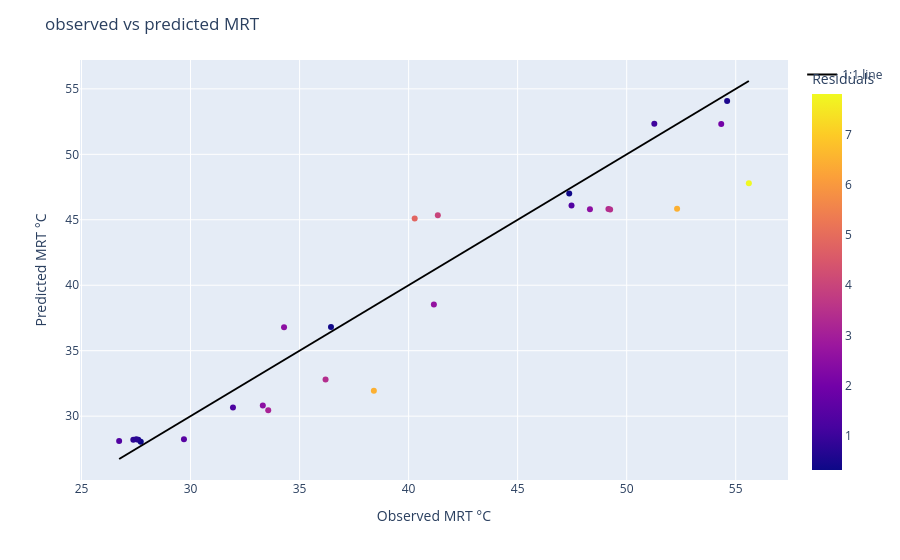

Notebook source saved alongside this figure:
### Code cell
# plot

# Scatter
fig = px.scatter(
    points_proj,
    x=points_proj['MRT'],
    y=points_proj['MRT_predicted'],
    color=abs(points_proj['residuals']),
    hover_data=["tg_corr", "TA","wind_mean", "Instrument", "condition", "residuals", "WIND M/S", "context"],
)

# 1:1 line
m = min(obs.min(), pred.min())
M = max(obs.max(), pred.max())

fig.add_scatter(
    x=[m, M],
    y=[m, M],
    mode="lines",
    line=dict(color="black", width=2), 
    name="1:1 line"
)

fig.update_layout(
    xaxis_title="Observed MRT °C",
    yaxis_title="Predicted MRT °C",
    title="observed vs predicted MRT", 
    coloraxis_colorbar=dict(title="Residuals")
)


fig.show()

### Figure 1 — Plotly figure (JSON) as saved in the notebook; plotly's stock layout.template omitted (floating-point values rounded to 4 significant figures; data arrays with more than 128 entries replaced by an {"elided": "..."} marker saying what was removed)
{"data": [{"customdata": {"elided": "26x8 mixed values"}, "hovertemplate": "MRT=%{x}<br>MRT_predicted=%{y}<br>tg_corr=%{customdata[0]}<br>TA=%{customdata[1]}<br>wind_mean=%{customdata[2]}<br>Instrument=%{customdata[3]}<br>condition=%{customdata[4]}<br>residuals=%{customdata[5]}<br>WIND M/S=%{customdata[6]}<br>context=%{customdata[7]}<br>color=%{marker.color}<extra></extra>", "legendgroup": "", "marker": {"color": [0.3725, 2.5, 2.027, 1.064, 4.821, 3.998, 6.465, 0.3546, 2.517, 2.636, 0.5271, 3.337, 3.392, 1.38, 7.804, 1.276, 1.465, 2.504, 0.318, 3.455, 0.8171, 0.5846, 3.112, 0.7255, 1.38, 6.463], "coloraxis": "coloraxis", "symbol": "circle"}, "mode": "markers", "name": "", "orientation": "v", "showlegend": false, "type": "scatter", "x": [36.44, 34.29, 54.33, 51.27, 40.28, 41.34, 38.41, 47.36, 48.32, 41.16, 54.61, 49.16, 36.19, 47.47, 55.6, 31.95, 29.7, 33.31, 27.72, 49.24, 27.38, 27.6, 33.56, 27.51, 26.73, 52.31], "xaxis": "x", "y": [36.81, 36.79, 52.31, 52.33, 45.1, 45.34, 31.94, 47.01, 45.8, 38.52, 54.08, 45.83, 32.8, 46.09, 47.8, 30.67, 28.23, 30.81, 28.04, 45.79, 28.19, 28.19, 30.45, 28.24, 28.11, 45.85], "yaxis": "y"}, {"line": {"color": "black", "width": 2}, "mode": "lines", "name": "1:1 line", "type": "scatter", "x": [26.73, 55.6], "y": [26.73, 55.6]}], "layout": {"coloraxis": {"colorbar": {"title": {"text": "Residuals"}}, "colorscale": [[0, "#0d0887"], [0.1111, "#46039f"], [0.2222, "#7201a8"], [0.3333, "#9c179e"], [0.4444, "#bd3786"], [0.5556, "#d8576b"], [0.6667, "#ed7953"], [0.7778, "#fb9f3a"], [0.8889, "#fdca26"], [1, "#f0f921"]]}, "legend": {"tracegroupgap": 0}, "margin": {"t": 60}, "title": {"text": "observed vs predicted MRT"}, "xaxis": {"anchor": "y", "domain": [0, 1], "title": {"text": "Observed MRT °C"}}, "yaxis": {"anchor": "x", "domain": [0, 1], "title": {"text": "Predicted MRT °C"}}}}
